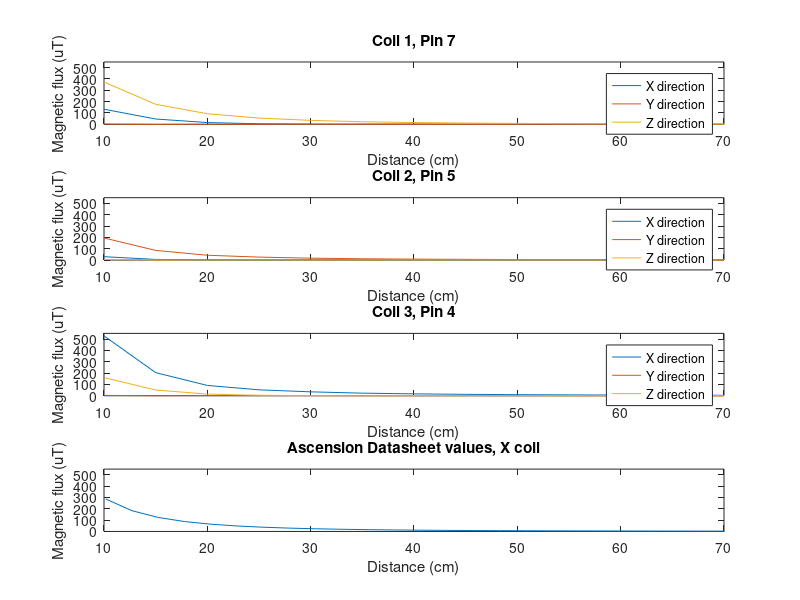
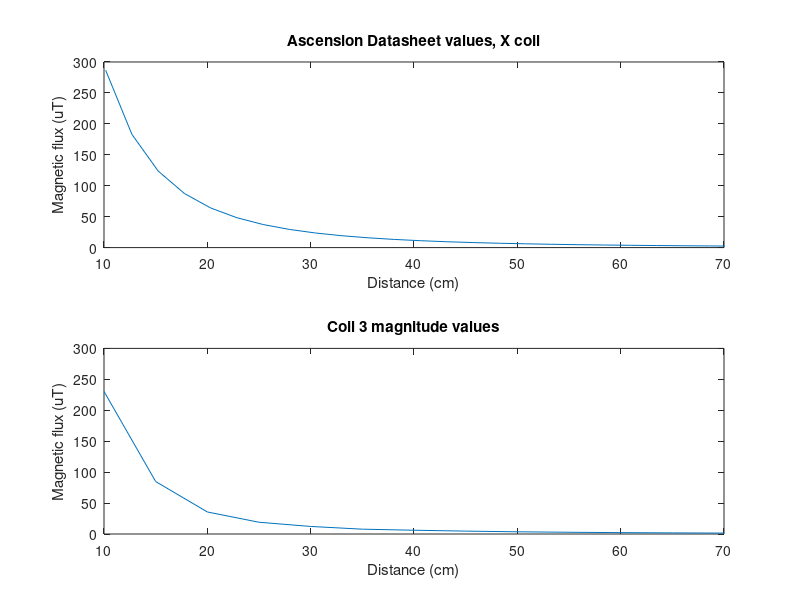

The MATLAB script that drew these images, in order:
clear all
load('magnetometer_data_coil','-mat');
magnetometer_data = magnetometer_data_coil; 
%dimension information
% dim1 = p7, dim2 = p5, dim3 = p4 

%vector for coil values only
distance = 10:5:70;

%counters are to ensure that the values are saved properly 
ambient_counter = 1; 
active_counter = 1; 

%for loop to seperate readings into active and ambient 
for i = 1:26
    if rem(i,2) == 1 %then odd so coil off therefore readings are ambient 
        ambient_readings(ambient_counter,:,:) = magnetometer_data(i,:,:);
        ambient_counter = ambient_counter + 1;
    end
    
    if rem(i,2) == 0 %then even so coil on 
        active_readings(active_counter,:,:) = magnetometer_data(i,:,:);
        active_counter = active_counter + 1;
    end
end

%subtract ambient readings from active readings 
for coil = 1:3 
    background_corrected_readings(:,:,coil) = active_readings(:,:,coil) - ambient_readings(:,:,coil);
end

%make all readings positive
background_corrected_readings = abs(background_corrected_readings);

%generate the ascension coil datasheet values 
datasheet_distance = 4:28; %this is in inches
datasheet_distance = datasheet_distance.* 2.54; %this converts it to cm 
datasheet_values_uT = [286.68, 183.07, 123.76, 87.47, 64.05, 48.29, 37.29, 29.39, 23.56, 19.19, 15.82, 13.20, 11.13, 9.47, 8.13, 7.02, 6.11, 5.35, 4.71, 4.17, 3.71, 3.31, 2.97, 2.67, 2.41];

%plot over 3 coils and datasheet values 
figure; 
hold on; 
subplot(4,1,1)
plot(distance, background_corrected_readings(:,:,1));
title("Coil 1, Pin 7");
legend('X direction', 'Y direction', 'Z direction');
xlabel('Distance (cm)');
ylabel('Magnetic flux (uT)');
ylim([0 550]);
subplot(4,1,2)
plot(distance, background_corrected_readings(:,:,2));
legend('X direction', 'Y direction', 'Z direction');
xlabel('Distance (cm)');
ylabel('Magnetic flux (uT)');
ylim([0 550]);
title("Coil 2, Pin 5");
subplot(4,1,3)
plot(distance, background_corrected_readings(:,:,3)); 
legend('X direction', 'Y direction', 'Z direction');
xlabel('Distance (cm)');
ylabel('Magnetic flux (uT)');
ylim([0 550]);
title("Coil 3, Pin 4");
subplot(4,1,4)
plot(datasheet_distance, datasheet_values_uT);
title("Ascension Datasheet values, X coil");
xlabel('Distance (cm)');
ylabel('Magnetic flux (uT)');
ylim([0 550]);
xlim([10 70]);
hold off; 

%average the coil 3 values 
average_coil_3 = mean(background_corrected_readings(:,:,3),2); 
figure;
subplot(2,1,1)
plot(datasheet_distance, datasheet_values_uT);
title("Ascension Datasheet values, X coil");
xlabel('Distance (cm)');
ylabel('Magnetic flux (uT)');
ylim([0 300]);
xlim([10 70]);
subplot(2,1,2)
plot(distance, average_coil_3); 
title("Coil 3 magnitude values");
xlabel('Distance (cm)');
ylabel('Magnetic flux (uT)');
ylim([0 300]); 





